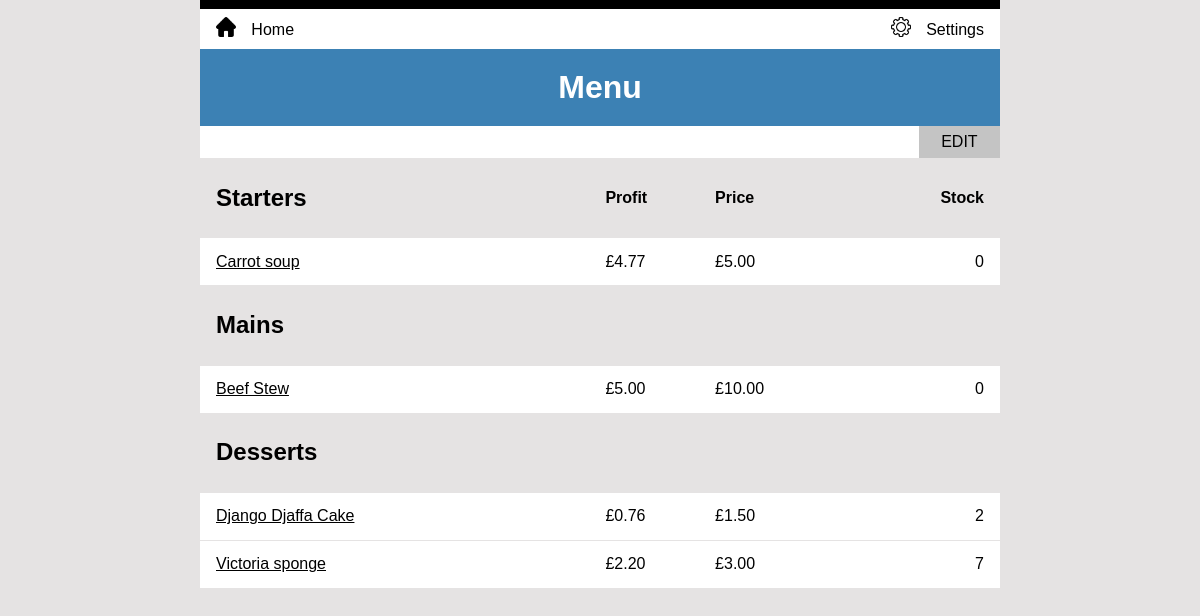
The page /menu/ (signed in) on the database its author committed.
### inventory/models.py (models this page shows, shortened)
class MenuItem(models.Model):
    class Meta:
        ordering = ['title']
    title = models.CharField(unique=True, max_length=200)
    price = models.DecimalField(max_digits=6, decimal_places=2)
    category = models.ForeignKey(Category, on_delete=models.CASCADE)
    display = models.BooleanField(default=True)
    description = models.TextField(blank=True, null=True)
    stock_item = models.BooleanField(default=True)
    def available(self):
        try:
            recipe = self.recipe_set.all()
            expression = F('ingredient__quantity') / F('quantity')
            result = math.floor(min(recipe.values_list(expression, flat=True)))
        except:
            result = 0
        return result
    def dish_cost(self):
        try:
            ingredients = self.recipe_set.all()
            total = Sum(F('ingredient__unit_price') * F('quantity'))
            result = ingredients.aggregate(total=total)['total']
        except:
            result = 0
        return result
    def dish_profit(self):
        try:
            profit = (self.price - self.dish_cost()).quantize(Decimal('0.01'))
        except:
            profit = 0
        return profit

### inventory/views.py (the view)
# urls.py: path('menu/', views.MenuView.as_view(), name='menu'),
class MenuView(LoginRequiredMixin, ListView):
    model = MenuItem
    template_name = 'inventory/menu.html'
    form_class = MenuSelectForm

### inventory/templates/inventory/menu.html (shortened to what this page needs)
{% extends 'base.html' %}
{% load static %}
{% block content %}
  <h1>Menu</h1>
  {% if user.is_staff %}
    <div class="add">
      <a class="addbutton" href="{% url 'update_menu_display' %}">EDIT</a>
    </div>
    <table class="menu-table">
      <thead class="heading">
        <tr>
          <th><h2>Starters</h2></th>
          <th>Profit</th>
          <th>Price</th>
          <th>Stock</th>
        </tr>
      </thead>
      <tbody>
        {% for menu_item in object_list %}
          {% if menu_item.display and menu_item.category.category == 'Starters' %}
            <tr>
              <td><a href="{% url 'details' menu_item.title %}">{{ menu_item.title }}</a></td>
              <td>£{{ menu_item.dish_profit }}</td>
              <td>£{{ menu_item.price }}</td>
              <td>{{ menu_item.available }}</td>
            </tr>
          {% endif %}
        {% endfor %}
      </tbody>
      <tbody class="heading">
        <tr>
          <td><h2>Mains</h2></td>
          <td></td>
          <td></td>
          <td></td>
        </tr>
      </tbody>
      <tbody>
        {% for menu_item in object_list %}
          {% if menu_item.display and menu_item.category.category == 'Mains' %}
            <tr>
              <td><a href="{% url 'details' menu_item.title %}">{{ menu_item.title }}</a></td>
              <td>£{{ menu_item.dish_profit }}</td>
              <td>£{{ menu_item.price }}</td>
              <td>{{ menu_item.available }}</td>
            </tr>
          {% endif %}
        {% endfor %}
      </tbody>
      <tbody class="heading">
        <tr>
          <td><h2>Desserts</h2></td>
          <td></td>
          <td></td>
          <td></td>
        </tr>
      </tbody>
      <tbody>
        {% for menu_item in object_list %}
          {% if menu_item.display and menu_item.category.category == 'Desserts' %}
            <tr>
              <td><a href="{% url 'details' menu_item.title %}">{{ menu_item.title }}</a></td>
              <td>£{{ menu_item.dish_profit }}</td>
              <td>£{{ menu_item.price }}</td>
              <td>{{ menu_item.available }}</td>
            </tr>
          {% endif %}
        {% endfor %}
      </tbody>
    </table>
  {% endif %}
{% endblock %}

### inventory/static/inventory/style.css (style rules this page uses)
* { box-sizing: border-box; }
a { text-decoration: none; }
a.addbutton { color: black; }
body { line-height: 1.6; background: #e5e3e3; border-top: 9px solid black; max-width: 800px; margin-left: auto; margin-right: auto; }
h1 { color: white; background: #3C81B4; margin: 0; padding: 0.4em; text-align: center; }
table { background: #e5e3e3; text-align: left; width: 100%; }
.add { background: white; display: flex; }
.add > :last-child { margin-left: auto; }
.addbutton { border: none; background: #c4c4c4; padding: 0.2em 1.4em 0.2em 1.4em; }
.menu-table { background: white; width: 100%; }
.menu-table .heading { background: #e5e3e3; }
.menu-table a, .breadcrumb a { color: black; text-decoration: underline; }
.menu-table td:first-child, th:first-child { padding-left: 1em; }
.menu-table td:last-child, th:last-child { padding-right: 1em; text-align: right; }
.menu-table tr { border-bottom: 1px solid #e5e3e3; border-top: 1px solid #e5e3e3; height: 3em; }

### rows shown on the page
MenuItem: title "Carrot soup", dish_profit "4.77", price "5.00", available "0"
MenuItem: title "Beef Stew", dish_profit "5.00", price "10.00", available "0"
MenuItem: title "Django Djaffa Cake", dish_profit "0.76", price "1.50", available "2"
MenuItem: title "Victoria sponge", dish_profit "2.20", price "3.00", available "7"
